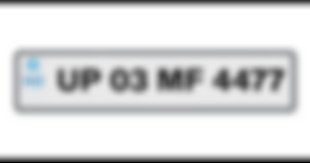
#> input picture Img/Img1.png, 310 x 163 px
$ python extractor.py ../Img/Img1.png
#> lines starting #> are read from the running program, lines starting #| are printed output that depends on the picture; after the words box and inside, x2 and y2 are one past the last pixel; in counts of white or black regions, pixels touching at a corner belong together
import cv2
import pytesseract
import sys
import os

def extract_plate_number(image_path):
#> called with image_path = '../Img/Img1.png'
    if not os.path.exists(image_path):
        print("ERROR: Image file not found at path.")
        return
    try:
        img = cv2.imread(image_path)
#> img is the input picture: shape (163, 310, 3); mean B, G, R 217.4, 216.9, 216.4
        gray = cv2.cvtColor(img, cv2.COLOR_BGR2GRAY)
        gray = cv2.bilateralFilter(gray, 11, 17, 17)
        binary = cv2.adaptiveThreshold(gray, 255, cv2.ADAPTIVE_THRESH_GAUSSIAN_C,
                                       cv2.THRESH_BINARY, 11, 2)
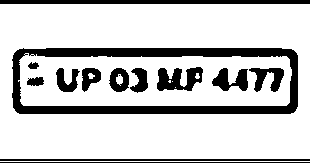
#> binary: shape (163, 310); 79.1% white; 14 black regions (1 under 20 px), largest, box (x1, y1, x2, y2) and area: (12, 48, 298, 114) 5375, (0, 0, 310, 4) 1240, (157, 67, 203, 91) 701
        custom_config = r'-c tessedit_char_whitelist=ABCDEFGHIJKLMNOPQRSTUVWXYZ0123456789 --psm 6'
        text = pytesseract.image_to_string(binary, config=custom_config)
        cleaned_text = "".join(text.split()).strip()
        print(cleaned_text)
    except Exception as e:
        print(f"ERROR: An exception occurred in Python script: {e}")

if __name__ == "__main__":
    if len(sys.argv) > 1:
        image_file_path = sys.argv[1]
        extract_plate_number(image_file_path)
    else:
        print("ERROR: No image file path provided to the script.")
